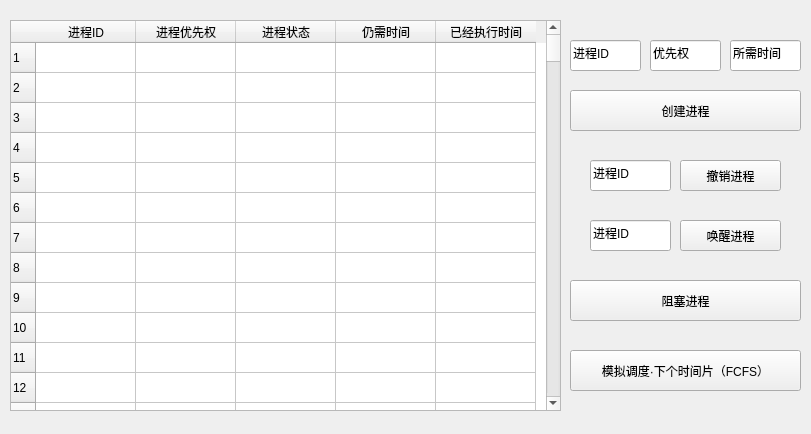
<?xml version="1.0" encoding="UTF-8"?>
<ui version="4.0">
 <class>MainWindow</class>
 <widget class="QMainWindow" name="MainWindow">
  <property name="geometry">
   <rect>
    <x>0</x>
    <y>0</y>
    <width>811</width>
    <height>434</height>
   </rect>
  </property>
  <property name="windowTitle">
   <string>模拟进程调度</string>
  </property>
  <widget class="QWidget" name="centralWidget">
   <widget class="QPushButton" name="pushButton">
    <property name="geometry">
     <rect>
      <x>570</x>
      <y>90</y>
      <width>231</width>
      <height>41</height>
     </rect>
    </property>
    <property name="text">
     <string>创建进程</string>
    </property>
   </widget>
   <widget class="QPushButton" name="pushButton_2">
    <property name="geometry">
     <rect>
      <x>680</x>
      <y>160</y>
      <width>101</width>
      <height>31</height>
     </rect>
    </property>
    <property name="text">
     <string>撤销进程</string>
    </property>
   </widget>
   <widget class="QPushButton" name="pushButton_3">
    <property name="geometry">
     <rect>
      <x>570</x>
      <y>280</y>
      <width>231</width>
      <height>41</height>
     </rect>
    </property>
    <property name="text">
     <string>阻塞进程</string>
    </property>
   </widget>
   <widget class="QPushButton" name="pushButton_4">
    <property name="geometry">
     <rect>
      <x>680</x>
      <y>220</y>
      <width>101</width>
      <height>31</height>
     </rect>
    </property>
    <property name="text">
     <string>唤醒进程</string>
    </property>
   </widget>
   <widget class="QPushButton" name="pushButton_5">
    <property name="geometry">
     <rect>
      <x>570</x>
      <y>350</y>
      <width>231</width>
      <height>41</height>
     </rect>
    </property>
    <property name="text">
     <string>模拟调度·下个时间片（FCFS）</string>
    </property>
   </widget>
   <widget class="QLineEdit" name="pIDEdit">
    <property name="geometry">
     <rect>
      <x>570</x>
      <y>40</y>
      <width>71</width>
      <height>31</height>
     </rect>
    </property>
    <property name="text">
     <string>进程ID</string>
    </property>
   </widget>
   <widget class="QLineEdit" name="pPriorityEdit">
    <property name="geometry">
     <rect>
      <x>650</x>
      <y>40</y>
      <width>71</width>
      <height>31</height>
     </rect>
    </property>
    <property name="text">
     <string>优先权</string>
    </property>
   </widget>
   <widget class="QTableWidget" name="tableWidget">
    <property name="geometry">
     <rect>
      <x>10</x>
      <y>20</y>
      <width>551</width>
      <height>391</height>
     </rect>
    </property>
    <property name="rowCount">
     <number>500</number>
    </property>
    <row/>
    <row/>
    <row/>
    <row/>
    <row/>
    <row/>
    <row/>
    <row/>
    <row/>
    <row/>
    <row/>
    <row/>
    <row/>
    <row/>
    <row/>
    <row/>
    <row/>
    <row/>
    <row/>
    <row/>
    <row/>
    <row/>
    <row/>
    <row/>
    <row/>
    <row/>
    <row/>
    <row/>
    <row/>
    <row/>
    <row/>
    <row/>
    <row/>
    <row/>
    <row/>
    <row/>
    <row/>
    <row/>
    <row/>
    <row/>
    <row/>
    <row/>
    <row/>
    <row/>
    <row/>
    <row/>
    <row/>
    <row/>
    <row/>
    <row/>
    <row/>
    <row/>
    <row/>
    <row/>
    <row/>
    <row/>
    <row/>
    <row/>
    <row/>
    <row/>
    <row/>
    <row/>
    <row/>
    <row/>
    <row/>
    <row/>
    <row/>
    <row/>
    <row/>
    <row/>
    <row/>
    <row/>
    <row/>
    <row/>
    <row/>
    <row/>
    <row/>
    <row/>
    <row/>
    <row/>
    <row/>
    <row/>
    <row/>
    <row/>
    <row/>
    <row/>
    <row/>
    <row/>
    <row/>
    <row/>
    <row/>
    <row/>
    <row/>
    <row/>
    <row/>
    <row/>
    <row/>
    <row/>
    <row/>
    <row/>
    <row/>
    <row/>
    <row/>
    <row/>
    <row/>
    <row/>
    <row/>
    <row/>
    <row/>
    <row/>
    <row/>
    <row/>
    <row/>
    <row/>
    <row/>
    <row/>
    <row/>
    <row/>
    <row/>
    <row/>
    <row/>
    <row/>
    <row/>
    <row/>
    <row/>
    <row/>
    <row/>
    <row/>
    <row/>
    <row/>
    <row/>
    <row/>
    <row/>
    <row/>
    <row/>
    <row/>
    <row/>
    <row/>
    <row/>
    <row/>
    <row/>
    <row/>
    <row/>
    <row/>
    <row/>
    <row/>
    <row/>
    <row/>
    <row/>
    <row/>
    <row/>
    <row/>
    <row/>
    <row/>
    <row/>
    <row/>
    <row/>
    <row/>
    <row/>
    <row/>
    <row/>
    <row/>
    <row/>
    <row/>
    <row/>
    <row/>
    <row/>
    <row/>
    <row/>
    <row/>
    <row/>
    <row/>
    <row/>
    <row/>
    <row/>
    <row/>
    <row/>
    <row/>
    <row/>
    <row/>
    <row/>
    <row/>
    <row/>
    <row/>
    <row/>
    <row/>
    <row/>
    <row/>
    <row/>
    <row/>
    <row/>
    <row/>
    <row/>
    <row/>
    <row/>
    <row/>
    <row/>
    <row/>
    <row/>
    <row/>
    <row/>
    <row/>
    <row/>
    <row/>
    <row/>
    <row/>
    <row/>
    <row/>
    <row/>
    <row/>
    <row/>
    <row/>
    <row/>
    <row/>
    <row/>
    <row/>
    <row/>
    <row/>
    <row/>
    <row/>
    <row/>
    <row/>
    <row/>
    <row/>
    <row/>
    <row/>
    <row/>
    <row/>
    <row/>
    <row/>
    <row/>
    <row/>
    <row/>
    <row/>
    <row/>
    <row/>
    <row/>
    <row/>
    <row/>
    <row/>
    <row/>
    <row/>
    <row/>
    <row/>
    <row/>
    <row/>
    <row/>
    <row/>
    <row/>
    <row/>
    <row/>
    <row/>
    <row/>
    <row/>
    <row/>
    <row/>
    <row/>
    <row/>
    <row/>
    <row/>
    <row/>
    <row/>
    <row/>
    <row/>
    <row/>
    <row/>
    <row/>
    <row/>
    <row/>
    <row/>
    <row/>
    <row/>
    <row/>
    <row/>
    <row/>
    <row/>
    <row/>
    <row/>
    <row/>
    <row/>
    <row/>
    <row/>
    <row/>
    <row/>
    <row/>
    <row/>
    <row/>
    <row/>
    <row/>
    <row/>
    <row/>
    <row/>
    <row/>
    <row/>
    <row/>
    <row/>
    <row/>
    <row/>
    <row/>
    <row/>
    <row/>
    <row/>
    <row/>
    <row/>
    <row/>
    <row/>
    <row/>
    <row/>
    <row/>
    <row/>
    <row/>
    <row/>
    <row/>
    <row/>
    <row/>
    <row/>
    <row/>
    <row/>
    <row/>
    <row/>
    <row/>
    <row/>
    <row/>
    <row/>
    <row/>
    <row/>
    <row/>
    <row/>
    <row/>
    <row/>
    <row/>
    <row/>
    <row/>
    <row/>
    <row/>
    <row/>
    <row/>
    <row/>
    <row/>
    <row/>
    <row/>
    <row/>
    <row/>
    <row/>
    <row/>
    <row/>
    <row/>
    <row/>
    <row/>
    <row/>
    <row/>
    <row/>
    <row/>
    <row/>
    <row/>
    <row/>
    <row/>
    <row/>
    <row/>
    <row/>
    <row/>
    <row/>
    <row/>
    <row/>
    <row/>
    <row/>
    <row/>
    <row/>
    <row/>
    <row/>
    <row/>
    <row/>
    <row/>
    <row/>
    <row/>
    <row/>
    <row/>
    <row/>
    <row/>
    <row/>
    <row/>
    <row/>
    <row/>
    <row/>
    <row/>
    <row/>
    <row/>
    <row/>
    <row/>
    <row/>
    <row/>
    <row/>
    <row/>
    <row/>
    <row/>
    <row/>
    <row/>
    <row/>
    <row/>
    <row/>
    <row/>
    <row/>
    <row/>
    <row/>
    <row/>
    <row/>
    <row/>
    <row/>
    <row/>
    <row/>
    <row/>
    <row/>
    <row/>
    <row/>
    <row/>
    <row/>
    <row/>
    <row/>
    <row/>
    <row/>
    <row/>
    <row/>
    <row/>
    <row/>
    <row/>
    <row/>
    <row/>
    <row/>
    <row/>
    <row/>
    <row/>
    <row/>
    <row/>
    <row/>
    <row/>
    <row/>
    <row/>
    <row/>
    <row/>
    <row/>
    <row/>
    <row/>
    <row/>
    <row/>
    <row/>
    <row/>
    <row/>
    <row/>
    <row/>
    <row/>
    <row/>
    <row/>
    <row/>
    <row/>
    <row/>
    <row/>
    <row/>
    <row/>
    <row/>
    <row/>
    <row/>
    <row/>
    <row/>
    <row/>
    <row/>
    <row/>
    <row/>
    <row/>
    <row/>
    <row/>
    <row/>
    <row/>
    <row/>
    <row/>
    <row/>
    <row/>
    <row/>
    <row/>
    <row/>
    <row/>
    <row/>
    <row/>
    <row/>
    <row/>
    <row/>
    <row/>
    <row/>
    <row/>
    <row/>
    <row/>
    <row/>
    <row/>
    <row/>
    <row/>
    <row/>
    <row/>
    <row/>
    <row/>
    <row/>
    <row/>
    <column>
     <property name="text">
      <string>进程ID</string>
     </property>
    </column>
    <column>
     <property name="text">
      <string>进程优先权</string>
     </property>
    </column>
    <column>
     <property name="text">
      <string>进程状态</string>
     </property>
    </column>
    <column>
     <property name="text">
      <string>仍需时间</string>
     </property>
    </column>
    <column>
     <property name="text">
      <string>已经执行时间</string>
     </property>
    </column>
   </widget>
   <widget class="QLineEdit" name="pIDEdit2">
    <property name="geometry">
     <rect>
      <x>590</x>
      <y>160</y>
      <width>81</width>
      <height>31</height>
     </rect>
    </property>
    <property name="text">
     <string>进程ID</string>
    </property>
   </widget>
   <widget class="QLineEdit" name="pIDEdit4">
    <property name="geometry">
     <rect>
      <x>590</x>
      <y>220</y>
      <width>81</width>
      <height>31</height>
     </rect>
    </property>
    <property name="text">
     <string>进程ID</string>
    </property>
   </widget>
   <widget class="QLineEdit" name="pNeedtimeEdit">
    <property name="geometry">
     <rect>
      <x>730</x>
      <y>40</y>
      <width>71</width>
      <height>31</height>
     </rect>
    </property>
    <property name="text">
     <string>所需时间</string>
    </property>
   </widget>
  </widget>
 </widget>
 <layoutdefault spacing="6" margin="11"/>
 <resources/>
 <connections/>
</ui>
